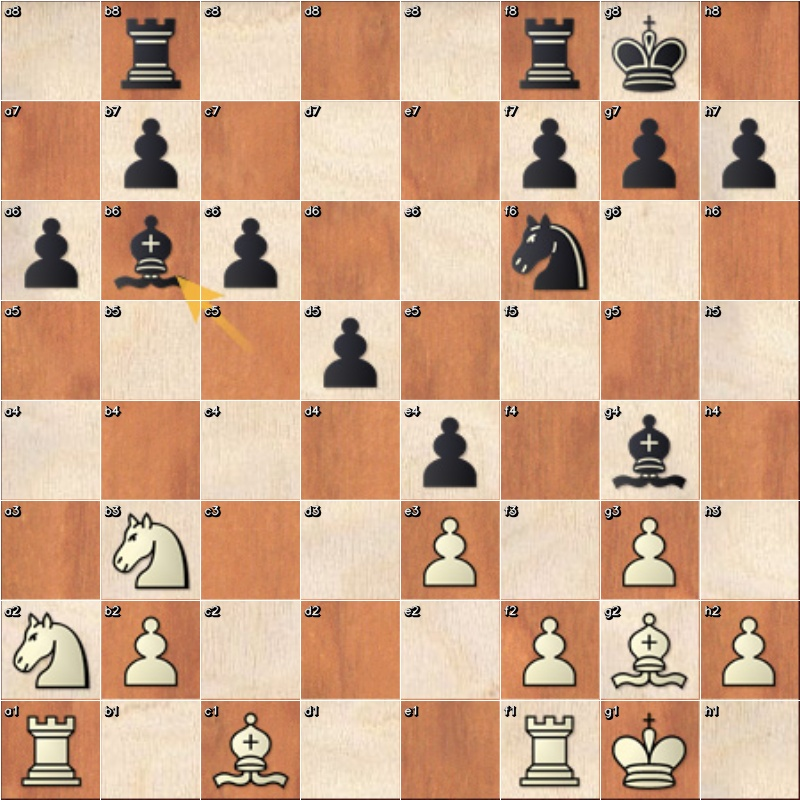
#> input picture debug_test_static.jpg, 800 x 800 px
$ python -i board_detector.py   (imports and definitions only)
#> lines starting #> are read from the running program, lines starting #| are printed output that depends on the picture; after the words box and inside, x2 and y2 are one past the last pixel; in counts of white or black regions, pixels touching at a corner belong together
"""
board_detector.py
Módulo de visión por computadora para detección del tablero de ajedrez.
Proyecto: Robot Ajedrecista - CAETI (UAI)
"""

import cv2
import numpy as np


class BoardDetector:
    """
    Detecta un tablero de ajedrez en una imagen y genera el FEN correspondiente.
    Pipeline: imagen BGR → detección → perspectiva → celdas → clasificación → FEN
    """

    def __init__(self):
        # Tamaño de salida del tablero aplanado (debe ser múltiplo de 8)
        self.board_size = 800
        self.cell_size = self.board_size // 8  # 100 píxeles por celda

        # Área mínima del contorno para considerarse un tablero (evita detecciones falsas)
        self.min_board_area = 10000

        # Fracción de la celda que se usa para clasificación (0.6 = 60% central)
        self.cell_roi_fraction = 0.6

    # -------------------------------------------------------------------------
    # 1. Detección del tablero y corrección de perspectiva
    # -------------------------------------------------------------------------

    def detect_board(self, image: np.ndarray) -> np.ndarray | None:
        """
        Detecta el tablero de ajedrez en la imagen y devuelve una vista cenital 800x800.

        Intenta 3 estrategias en orden de prioridad:
          1. Detección por grilla de ajedrez (findChessboardCorners / findChessboardCornersSB)
          2. Detección por líneas Hough sobre imagen en escala de grises + threshold adaptativo
          3. Detección por contorno mejorada (múltiples thresholds, filtro aspect ratio)

        Args:
            image: Imagen BGR de OpenCV (numpy array)

        Returns:
            np.ndarray 800x800 con el tablero aplanado, o None si no se detecta
        """
        if image is None or image.size == 0:
            return None

        corners, strategy = self._detect_board_corners(image)
        if corners is None:
            return None

        return self._warp_from_corners(image, corners)

    def _detect_board_corners(self, image: np.ndarray) -> tuple:
        """
        Intenta detectar las 4 esquinas del tablero usando las 3 estrategias.

        Returns:
            (corners np.ndarray shape (4,2), strategy_name str)
            o (None, None) si ninguna estrategia funcionó
        """
        corners = self._detect_by_chessboard_corners(image)
        if corners is not None:
            return corners, "chessboard_corners"

        corners = self._detect_by_hough_lines(image)
        if corners is not None:
            return corners, "hough_lines"

        corners = self._detect_by_contour_improved(image)
        if corners is not None:
            return corners, "contour_improved"

        return None, None

    # -------------------------------------------------------------------------
    # Estrategia 1: findChessboardCorners / findChessboardCornersSB
    # -------------------------------------------------------------------------

    def _detect_by_chessboard_corners(self, image: np.ndarray) -> np.ndarray | None:
        """
        Busca el patrón interno de 7x7 esquinas interiores del tablero y
        extrapola las 4 esquinas externas del área de juego.

        Returns:
            Array (4, 2) con las 4 esquinas externas, o None
        """
        gray = cv2.cvtColor(image, cv2.COLOR_BGR2GRAY)
        pattern = (7, 7)

        # Probar con distintas escalas para mejorar la detección
        for scale in [1.0, 0.75, 0.5]:
            h, w = gray.shape
            if scale != 1.0:
                scaled = cv2.resize(gray, (int(w * scale), int(h * scale)))
            else:
                scaled = gray.copy()

            # Ecualizar histograma para mejorar contraste
            scaled_eq = cv2.equalizeHist(scaled)

            ret, corners = None, None

            # Intentar primero findChessboardCornersSB (más robusto, OpenCV 4+)
            try:
                ret, corners = cv2.findChessboardCornersSB(scaled_eq, pattern)
                if not ret:
                    ret, corners = cv2.findChessboardCornersSB(scaled, pattern)
            except cv2.error:
                ret = False

            # Si falla, usar findChessboardCorners estándar
            if not ret:
                flags = (cv2.CALIB_CB_ADAPTIVE_THRESH +
                         cv2.CALIB_CB_NORMALIZE_IMAGE +
                         cv2.CALIB_CB_FAST_CHECK)
                ret, corners = cv2.findChessboardCorners(scaled_eq, pattern, flags)
                if not ret:
                    ret, corners = cv2.findChessboardCorners(scaled, pattern, flags)

            if not ret or corners is None:
                continue

            # Escalar las esquinas de vuelta a la resolución original
            if scale != 1.0:
                corners = corners / scale

            # Refinar posición de las esquinas con subpixel
            corners_f32 = corners.reshape(-1, 1, 2).astype(np.float32)
            criteria = (cv2.TERM_CRITERIA_EPS + cv2.TERM_CRITERIA_MAX_ITER, 30, 0.001)
            corners_f32 = cv2.cornerSubPix(gray, corners_f32, (11, 11), (-1, -1), criteria)

            # Reorganizar en grilla 7x7: corners_2d[fila][col] = (x, y)
            corners_2d = corners_f32.reshape(7, 7, 2)

            # Vectores de paso: un paso en dirección columna y fila
            step_col = (corners_2d[0, 6] - corners_2d[0, 0]) / 6.0
            step_row = (corners_2d[6, 0] - corners_2d[0, 0]) / 6.0

            # Extrapolar una celda hacia afuera en cada dirección
            tl = corners_2d[0, 0] - step_col - step_row
            tr = corners_2d[0, 6] + step_col - step_row
            br = corners_2d[6, 6] + step_col + step_row
            bl = corners_2d[6, 0] - step_col + step_row

            outer_corners = np.array([tl, tr, br, bl], dtype=np.float32)

            # Validar que las esquinas estén dentro de los límites de la imagen
            ih, iw = image.shape[:2]
            margin = -50  # permitir un margen pequeño fuera
            if np.any(outer_corners < margin) or np.any(outer_corners[:, 0] > iw - margin) or \
               np.any(outer_corners[:, 1] > ih - margin):
                continue

            return outer_corners.reshape(4, 2)

        return None

    # -------------------------------------------------------------------------
    # Estrategia 2: threshold adaptativo + HoughLinesP
    # -------------------------------------------------------------------------

    # [232 lines left out: functions _detect_by_hough_lines, _cluster_lines, _detect_by_contour_improved, _mask_dominant_color, not called in this run]

    # -------------------------------------------------------------------------
    # Helper: aplicar transformación de perspectiva
    # -------------------------------------------------------------------------

    def _compute_perspective_matrix(self, corners: np.ndarray) -> np.ndarray:
        """
        Calcula la matriz de perspectiva que transforma las 4 esquinas del
        tablero al cuadrado de salida (board_size x board_size).

        Args:
            corners: Array (4, 2) en cualquier orden

        Returns:
            Matriz 3x3 de perspectiva (float64)
        """
        esquinas = self._ordenar_esquinas(corners.astype(np.float32))
        destino = np.array([
            [0, 0],
            [self.board_size - 1, 0],
            [self.board_size - 1, self.board_size - 1],
            [0, self.board_size - 1]
        ], dtype=np.float32)
        return cv2.getPerspectiveTransform(esquinas, destino)

    def _warp_from_corners(self, image: np.ndarray, corners: np.ndarray) -> np.ndarray:
        """
        Aplica warpPerspective usando las 4 esquinas detectadas.
        Después recorta un margen interior del 3% de cada lado para eliminar
        el borde decorativo (ej. rojo) que queda incluido en la transformación.

        Args:
            image:   Imagen original BGR
            corners: Array (4, 2) con las esquinas (en cualquier orden)

        Returns:
            Imagen board_size x board_size con el tablero aplanado y borde recortado
        """
        M = self._compute_perspective_matrix(corners)
        warped = cv2.warpPerspective(image, M, (self.board_size, self.board_size))

        # Recortar borde decorativo: 5% de cada lado
        margin = int(self.board_size * 0.05)
        warped = warped[margin:self.board_size - margin,
                        margin:self.board_size - margin]
        warped = cv2.resize(warped, (self.board_size, self.board_size),
                            interpolation=cv2.INTER_AREA)
        return warped

    def _ordenar_esquinas(self, puntos: np.ndarray) -> np.ndarray:
        """
        Ordena 4 puntos en el orden: top-left, top-right, bottom-right, bottom-left.

        Usa el centroide como referencia para clasificar cada punto según su
        posición relativa. Este método es robusto ante rotaciones de la imagen,
        a diferencia del método suma/diferencia que falla cuando el tablero
        está inclinado.

        Args:
            puntos: Array de shape (4, 2) con las coordenadas

        Returns:
            Array de shape (4, 2) ordenado: TL, TR, BR, BL
        """
        centroide = puntos.mean(axis=0)          # (cx, cy)
        dx = puntos[:, 0] - centroide[0]         # desplazamiento horizontal al centro
        dy = puntos[:, 1] - centroide[1]         # desplazamiento vertical al centro

        ordenados = np.zeros((4, 2), dtype=np.float32)
        # Top-left:     x-cy < 0  y  y-cy < 0  →  x+y mínimo relativo al centroide
        ordenados[0] = puntos[np.argmin(dx + dy)]   # top-left
        # Top-right:    x-cy > 0  y  y-cy < 0  →  x-y mínimo (derecha y arriba)
        ordenados[1] = puntos[np.argmin(dy - dx)]   # top-right  (min de y-x ≡ min de -(x-y))
        # Bottom-right: x-cy > 0  y  y-cy > 0  →  x+y máximo relativo al centroide
        ordenados[2] = puntos[np.argmax(dx + dy)]   # bottom-right
        # Bottom-left:  x-cy < 0  y  y-cy > 0  →  x-y máximo (izquierda y abajo)
        ordenados[3] = puntos[np.argmax(dy - dx)]   # bottom-left (max de y-x)

        return ordenados

    # -------------------------------------------------------------------------
    # 2. División en celdas
    # -------------------------------------------------------------------------

    # [271 lines left out: functions split_into_cells, visualize_grid, debug_corners, get_cells_grid_image, not called in this run]

>>> import cv2
>>> picture = cv2.imread('debug_test_static.jpg')
#> picture is the input picture: shape (800, 800, 3); mean B, G, R 138.7, 166.7, 205.3
>>> result = BoardDetector().detect_board(picture)
#> in _detect_by_chessboard_corners, `gray = cv2.cvtColor(image, cv2.COLOR_BGR2GRAY)`:
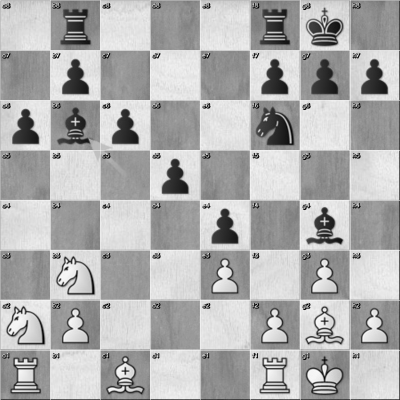
#> gray: shape (800, 800) (shown at 1/2 size); min 0, max 255, mean 175
#> the loop in _detect_by_chessboard_corners, `for scale in [1.0, 0.75, 0.5]:` made 1 pass
#> (step_col, step_row, outer_corners) on pass 1: ([99.96, -0.114], [-0.317, 100.1], [[1.36, 0.0686], [801, -0.84], [799, 799], [-1.18, 801]])
#> pass 1, in _detect_by_chessboard_corners, `scaled_eq = cv2.equalizeHist(scaled)`:
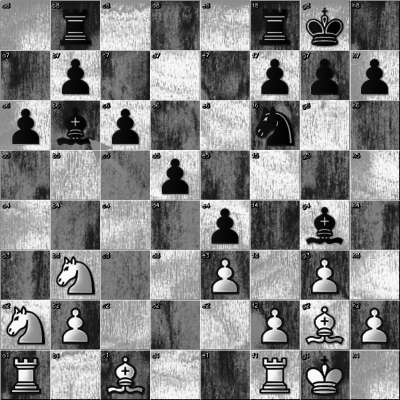
#> scaled_eq: shape (800, 800) (shown at 1/2 size); min 0, max 255, mean 129.3
#> after the loop in _detect_by_chessboard_corners, `for scale in [1.0, 0.75, 0.5]:`: flags = 11
#> in _detect_board_corners, `corners = self._detect_by_chessboard_corners(image)`: corners = [[1.36, 0.0686], [801, -0.84], [799, 799], [-1.18, 801]]
#> in detect_board, `corners, strategy = self._detect_board_corners(image)`: strategy = 'chessboard_corners'
#> in _ordenar_esquinas, `centroide = puntos.mean(axis=0)`: centroide = [400, 399.8]
#> in _ordenar_esquinas, `dx = puntos[:, 0] - centroide[0]`: dx = [-398.7, 401, 398.9, -401.2]
#> in _ordenar_esquinas, `dy = puntos[:, 1] - centroide[1]`: dy = [-399.7, -400.6, 399.2, 401.2]
#> in _compute_perspective_matrix, `esquinas = self._ordenar_esquinas(corners.astype(np.float32))`: esquinas has the same summary as corners in _detect_board_corners
#> in _compute_perspective_matrix, `destino = np.array([ [0, 0], [self.board_size - 1, 0], [self.board_siz..`: destino = [[0, 0], [799, 0], [799, 799], [0, 799]]
#> in _warp_from_corners, `M = self._compute_perspective_matrix(corners)`: M = [[0.998, 0.00316, -1.35], [0.00113, 0.998, -0.07], [-1.58e-06, 7.02e-07, 1]]
#> in _warp_from_corners, `warped = cv2.warpPerspective(image, M, (self.board_size, self.board_si..`:
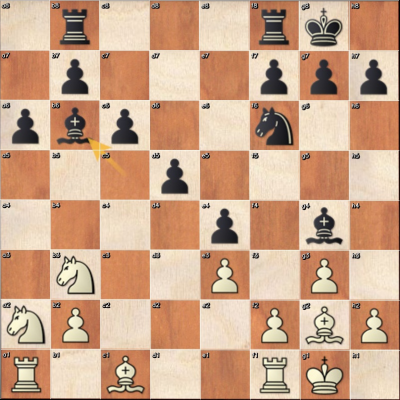
#> warped: shape (800, 800, 3) (shown at 1/2 size); mean B, G, R 138.2, 166.1, 204.6
#> in _warp_from_corners, `warped = warped[margin:self.board_size - margin, margin:self.board_siz..`:
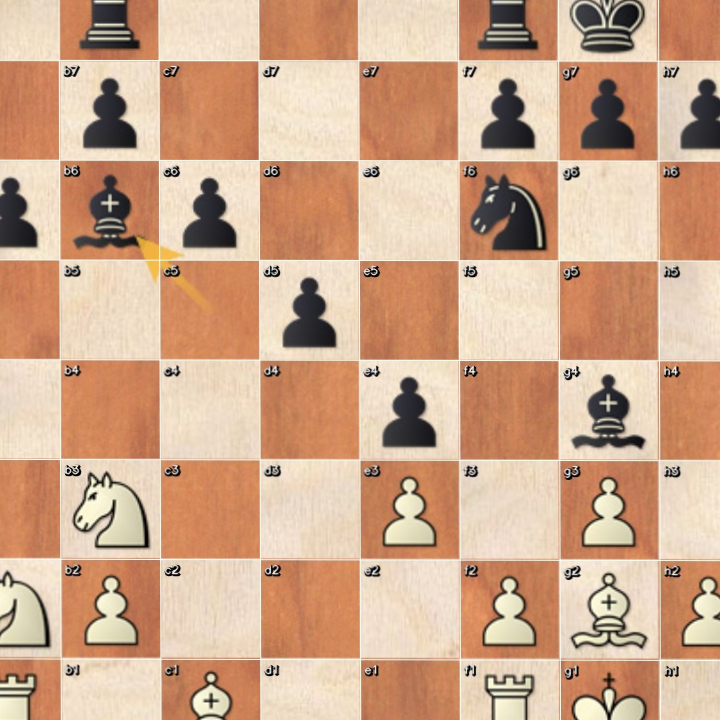
#> warped: shape (720, 720, 3); mean B, G, R 138.9, 167, 205.7

$ run again, on debug_board_warp.jpg
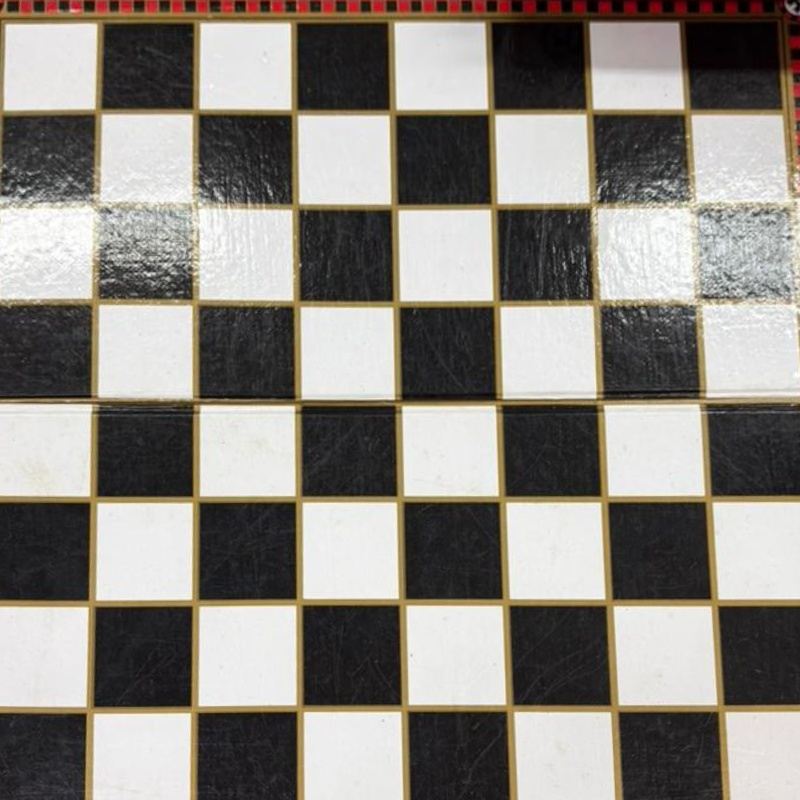
#> input picture debug_board_warp.jpg, 800 x 800 px
#> picture is the input picture: shape (800, 800, 3); mean B, G, R 127.5, 134.6, 139.2
#> the loop in _detect_by_chessboard_corners, `for scale in [1.0, 0.75, 0.5]:` made 1 pass
#> (step_col, step_row, tl, tr, br, bl) on pass 1: ([98.27, 0.12], [-1.46, 99.81], [0.787, 11.27], [786.9, 12.23], [817.3, 807.8], [-10.91, 809.8])
#> pass 1, in _detect_by_chessboard_corners, `scaled_eq = cv2.equalizeHist(scaled)`:
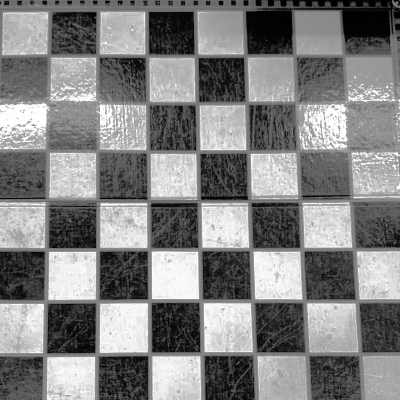
#> scaled_eq: shape (800, 800) (shown at 1/2 size); min 0, max 255, mean 129.5
#> in _detect_board_corners, `corners = self._detect_by_chessboard_corners(image)`: corners = [[0.787, 11.27], [786.9, 12.23], [817.3, 807.8], [-10.91, 809.8]]
#> in detect_board, `corners, strategy = self._detect_board_corners(image)`: strategy = 'chessboard_corners'
#> centroide = [398.5, 410.3]
#> dx = [-397.7, 388.4, 418.8, -409.4]
#> dy = [-399, -398, 397.5, 399.5]
#> esquinas has the same summary as corners in _detect_board_corners
#> destino = [[0, 0], [799, 0], [799, 799], [0, 799]]
#> M = [[1.01, 0.0148, -0.965], [-0.00129, 1.06, -11.89], [-4.6e-06, 6.72e-05, 1]]
#> in _warp_from_corners, `warped = warped[margin:self.board_size - margin, margin:self.board_siz..`:
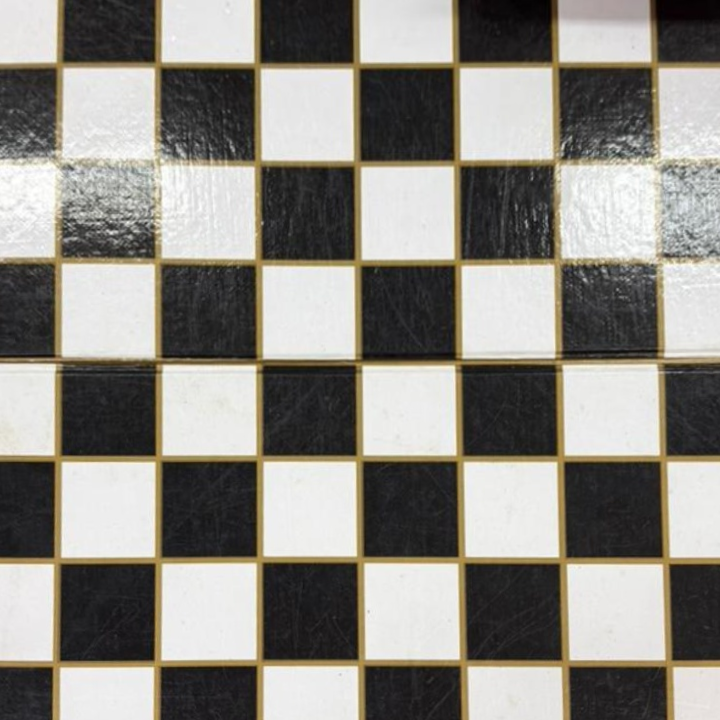
#> warped: shape (720, 720, 3); mean B, G, R 130.7, 137.8, 141.1
